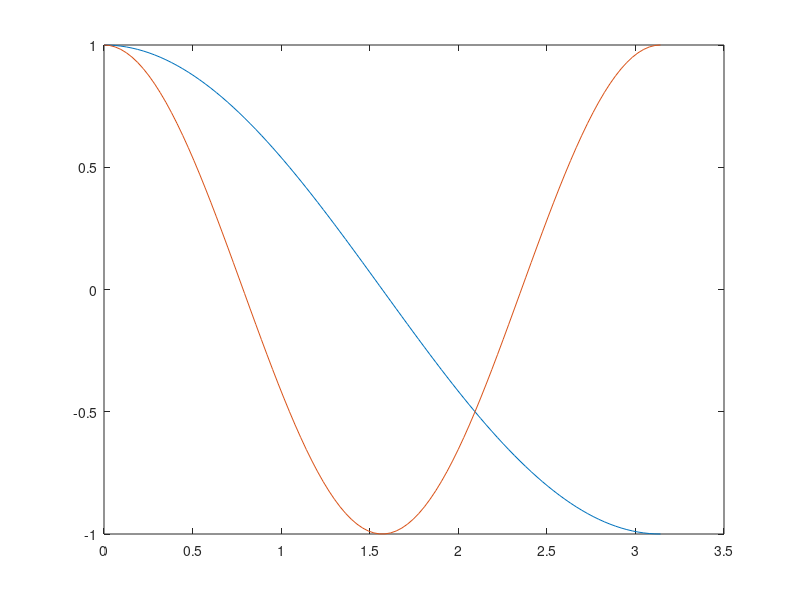

The MATLAB source for this figure: (Note: this script raises an error after producing the figure.)
%=============================================================================
% Copyright (c) 2016-present Allan CORNET (Nelson)
%=============================================================================
% This file is part of Nelson.
%=============================================================================
% LICENCE_BLOCK_BEGIN
% SPDX-License-Identifier: LGPL-3.0-or-later
% LICENCE_BLOCK_END
%=============================================================================
% <--ADV-CLI MODE-->
%=============================================================================
f = figure();
x = linspace(0,pi);
y1 = cos(x);
plot(x, y1)
hold on 
y2 = cos(2*x);
plot(x, y2)
L = legend('cos(x)','cos(2x)')
pause(0.2);
legend('off')
legend('cos(x)','cos(2x)', 'location', 'N')
pause(0.2);
legend('off')
legend('cos(x)','cos(2x)', 'location', 'S')
pause(0.2);
legend('off')
legend('cos(x)','cos(2x)', 'location', 'W')
pause(0.2);
legend('off')
legend('cos(x)','cos(2x)', 'location', 'E')
pause(0.2);
legend('off')
legend('cos(x)','cos(2x)', 'location', 'NE')
pause(0.2);
legend('off')
legend('cos(x)','cos(2x)', 'location', 'NW')
pause(0.2);
legend('off')
legend('cos(x)','cos(2x)', 'location', 'SE')
pause(0.2);
legend('off')
legend('cos(x)','cos(2x)', 'location', 'SW')
pause(0.2);
legend('off')
%=============================================================================
